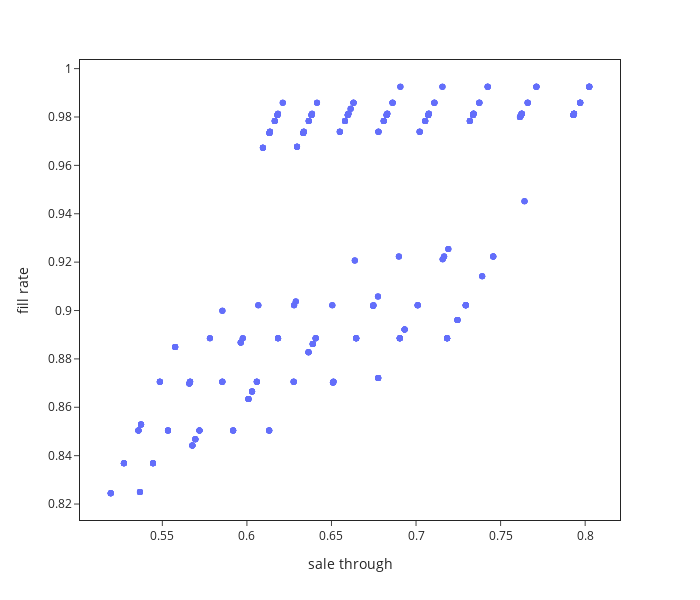

The code cell stored with this chart in its notebook:
### Code cell
import plotly.express as px
fig = px.scatter(x=sales_through_ls, y=fill_rate_ls,hover_name = [i for i in range(len(config_spaces))],)

fig.update_xaxes(mirror = True, title = 'sale through')
fig.update_yaxes(mirror = True, title = 'fill rate')
fig.update_layout(
    template = 'simple_white', height = 600, width = 700,
)

### Figure 1 — Plotly figure (JSON) as saved in the notebook; plotly's stock layout.template omitted (floating-point values rounded to 4 significant figures; data arrays with more than 128 entries replaced by an {"elided": "..."} marker saying what was removed)
{"data": [{"hovertemplate": "<b>%{hovertext}</b><br><br>x=%{x}<br>y=%{y}<extra></extra>", "hovertext": {"elided": "768 int values"}, "legendgroup": "", "marker": {"color": "#636efa", "symbol": "circle"}, "mode": "markers", "name": "", "orientation": "v", "showlegend": false, "type": "scatter", "x": {"elided": "768 float values"}, "xaxis": "x", "y": {"elided": "768 float values"}, "yaxis": "y"}], "layout": {"height": 600, "legend": {"tracegroupgap": 0}, "margin": {"t": 60}, "width": 700, "xaxis": {"anchor": "y", "domain": [0, 1], "mirror": true, "title": {"text": "sale through"}}, "yaxis": {"anchor": "x", "domain": [0, 1], "mirror": true, "title": {"text": "fill rate"}}}}
